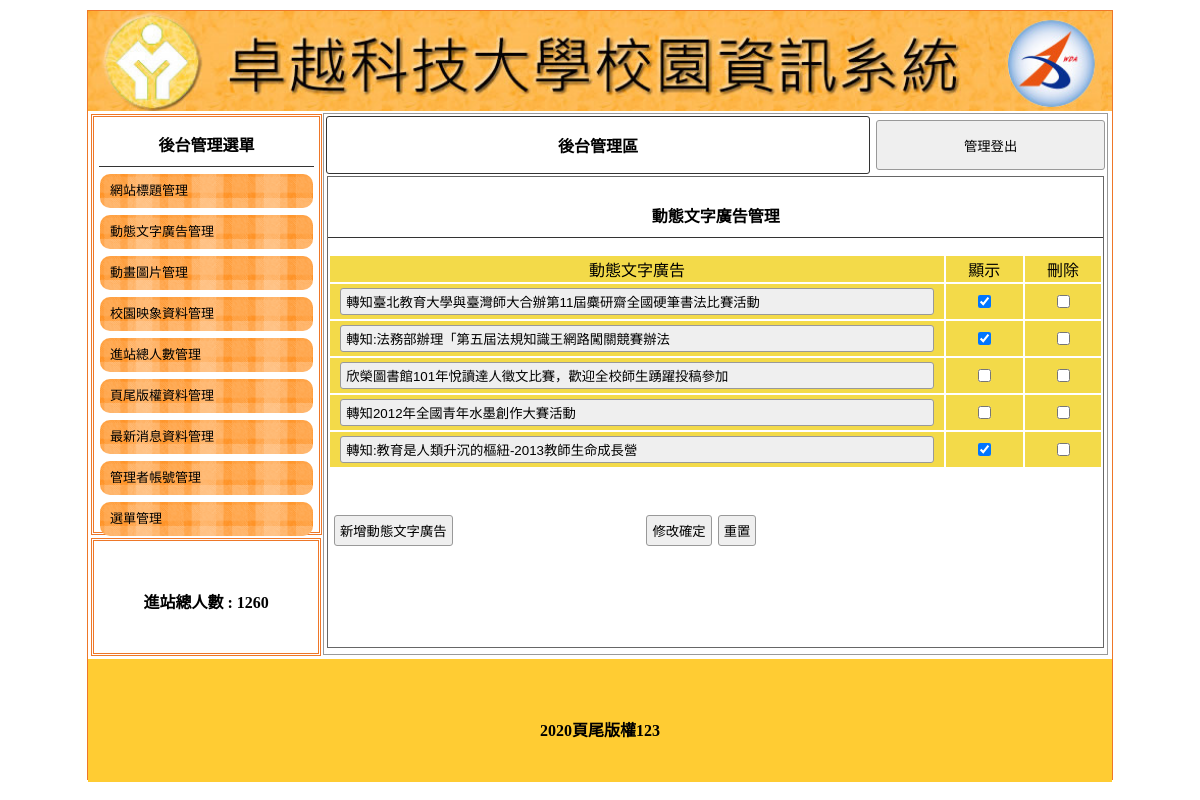
Screenshot of /backend.php?do=ad with the database file from the repository.
### tables this page shows
CREATE TABLE `title` (
  `id` int(11) UNSIGNED NOT NULL,
  `text` text DEFAULT NULL,
  `img` text DEFAULT NULL,
  `sh` int(1) NOT NULL
);

CREATE TABLE `total` (
  `id` int(11) UNSIGNED NOT NULL,
  `total` int(11) UNSIGNED NOT NULL
);

CREATE TABLE `ad` (
  `id` int(11) UNSIGNED NOT NULL,
  `text` text DEFAULT NULL,
  `img` text DEFAULT NULL,
  `sh` int(1) NOT NULL
);

CREATE TABLE `bottom` (
  `id` int(11) UNSIGNED NOT NULL,
  `bottom` text NOT NULL
);

### base.php (called while the page is built, shortened)
<?php
$tstr = [
    'title' => "網站標題管理",
    'ad' => "動態文字廣告管理",
    'mvim' => "動畫圖片管理",
    'image' => "校園映像資料管理",
    'total' => "進站人數管理",
    'bottom' => "頁尾版權資料管理",
    'news' => "最新消息資料管理",
    'admin' => "管理者帳號管理",
    'menu' => "選單管理",
];
$addstr = [
    'title' => "新增網站標題圖片",
    'ad' => "新增動態文字廣告",
    'mvim' => "新增動畫圖片",
    'image' => "新增校園映像圖片",
    'total' => "新增進站人數",
    'bottom' => "新增頁尾版權文字",
    'news' => "新增最新消息",
    'admin' => "新增管理者帳號",
    'menu' => "新增主選單",
];
class DB
{
    private $dsn = "mysql:host=localhost;dbname=db21;charset=utf8";
    private $table;
    private $pw = "";
    private $user = "root";
    private $pdo;
    public function __construct($table)
    {
        $this->table = $table;
        $this->pdo = new PDO($this->dsn, $this->user, $this->pw);
    }
    function all(...$arg)
    {
        $sql = "select * from $this->table ";
        return $this->pdo->query($sql)->fetchAll();
    }
    function find($arg)
    {
        $sql = "select * from $this->table ";
        if (is_array($arg)) {
            foreach ($arg as $key => $value) {
                $tmp[] = sprintf("`%s`='%s'", $key, $value);
            }
            $sql .= " where " . implode(" && ", $tmp);
        } else {
            $sql .= " where `id`='$arg'";
        }
        return $this->pdo->query($sql)->fetch(PDO::FETCH_ASSOC);
    }
    function save($arg)
    {
        if (!empty($arg['id'])) {
            foreach ($arg as $key => $value) {
                $tmp[] = sprintf("`%s`='%s'", $key, $value);
            }
            $sql = "update $this->table set " . implode(" , ", $tmp) . " where `id`='{$arg['id']}'";
        } else {
            $sql = "insert into $this->table (`" . implode("`,`", array_keys($arg)) . "`) values('" . implode("','", $arg) . "')";
        }
        return $this->pdo->exec($sql);
    }
}
$Title = new DB("title");
$Ad = new DB("ad");
$Bottom = new DB("bottom");
$Total = new DB("total");

### backend/ad.php (the view, shortened to what this page needs)
<div style="width:99%; height:87%; margin:auto; overflow:auto; border:#666 1px solid;">
    <p class="t cent botli"><?= $tstr[$do]; ?></p>
    <form method="post" action="./api/edit.php">
        <table width="100%">
            <tbody>
                <tr class="yel">
                    <td width="80%">動態文字廣告</td>
                    <td width="10%">顯示</td>
                    <td width="10%">刪除</td>
                </tr>
                <?php
                $rows = $Ad->all();
                foreach ($rows as $row) {
                ?>
                    <tr class="yel">
                        <td>
                            <input type="text" name="text[]" value="<?=$row['text'];?>" style="width:95%;">
                        </td>
                        <td>
                            <input type="checkbox" name="sh[]" value="<?=$row['id'];?>" <?=($row['sh']==1?"checked":"")?>>
                        </td>
                        <td>
                        <input type="checkbox" name="del[]" value="<?=$row['id'];?>">
                        </td>
                    </tr>
                <?php
                }
                ?>
            </tbody>
        </table>
        <table style="margin-top:40px; width:70%;">
            <tbody>
                <tr>
                    <td width="200px"><input type="button" onclick="op('#cover','#cvr','./modal/<?=$do;?>.php?table=<?=$do;?>')" value="<?=$addstr[$do];?>"></td>
                    <td class="cent"><input type="submit" value="修改確定"><input type="reset" value="重置">
                    </td>
                </tr>
            </tbody>
        </table>
    </form>
</div>

### backend.php (shortened to what this page needs)
<?php
include_once "base.php";
?>
<!DOCTYPE html PUBLIC "-//W3C//DTD XHTML 1.0 Transitional//EN" "http://www.w3.org/TR/xhtml1/DTD/xhtml1-transitional.dtd">
<html xmlns="http://www.w3.org/1999/xhtml">
<head>
	<link href="css/css.css" rel="stylesheet" type="text/css">
</head>
<body>
	<div id="main">
		<a title="<?=$Title->find(['sh'=>1])['text'];?>" href="index.php">
			<div class="ti" style="background:url('img/<?=$Title->find(['sh'=>1])['img'];?>'); background-size:cover;"></div>
		</a>
		<div id="ms">
			<div id="lf" style="float:left;">
				<div id="menuput" class="dbor">
					<span class="t botli">後台管理選單</span>
					<a style="color:#000; font-size:13px; text-decoration:none;" href="?do=title">
						<div class="mainmu">
							網站標題管理 </div>
					</a>
					<a style="color:#000; font-size:13px; text-decoration:none;" href="?do=ad">
						<div class="mainmu">
							動態文字廣告管理 </div>
					</a>
					<a style="color:#000; font-size:13px; text-decoration:none;" href="?do=mvim">
						<div class="mainmu">
							動畫圖片管理 </div>
					</a>
					<a style="color:#000; font-size:13px; text-decoration:none;" href="?do=image">
						<div class="mainmu">
							校園映象資料管理 </div>
					</a>
					<a style="color:#000; font-size:13px; text-decoration:none;" href="?do=total">
						<div class="mainmu">
							進站總人數管理 </div>
					</a>
					<a style="color:#000; font-size:13px; text-decoration:none;" href="?do=bottom">
						<div class="mainmu">
							頁尾版權資料管理 </div>
					</a>
					<a style="color:#000; font-size:13px; text-decoration:none;" href="?do=news">
						<div class="mainmu">
							最新消息資料管理 </div>
					</a>
					<a style="color:#000; font-size:13px; text-decoration:none;" href="?do=admin">
						<div class="mainmu">
							管理者帳號管理 </div>
					</a>
					<a style="color:#000; font-size:13px; text-decoration:none;" href="?do=menu">
						<div class="mainmu">
							選單管理 </div>
					</a>
				</div>
				<div class="dbor" style="margin:3px; width:95%; height:20%; line-height:100px;">
					<span class="t">進站總人數 : <?=$Total->find(1)['total'];?> </span>
				</div>
			</div>
			<div class="di" style="height:540px; border:#999 1px solid; width:76.5%; margin:2px 0px 0px 0px; float:left; position:relative; left:20px;">
				<table width="100%">
					<tbody>
						<tr>
							<td style="width:70%;font-weight:800; border:#333 1px solid; border-radius:3px;" class="cent"><a href="?do=admin" style="color:#000; text-decoration:none;">後台管理區</a></td>
							<td><button onclick="lo('api/logout.php')" style="width:99%; margin-right:2px; height:50px;">管理登出</button></td>
						</tr>
					</tbody>
				</table>
				<?php
				$do=(isset($_GET['do']))?$_GET['do']:'title';
                $file="./backend/".$do.".php";
                if(file_exists($file)){
                    include $file;
                }else{
                    include "./backend/title.php";
                }
				?>
			</div>
		</div>
		<div style="width:1024px; left:0px; position:relative; background:#FC3; margin-top:4px; height:123px; display:block;">
			<span class="t" style="line-height:123px;"><?=$Bottom->find(1)['bottom'];?></span>
		</div>
	</div>
</body>
</html>

### css/css.css (style rules this page uses)
body { padding:0px; margin:0px; }
#main { width:1024px; height:768px; margin:10px auto 10px auto; border:#EE7728 1px solid; position:relative; }
.ti { width:100%; height:100px; position:relative; background-size:cover; background-repeat:no-repeat; }
.dbor { border:#EE7728 double 3px; margin:1px; padding:2px 10px 2px 10px; }
.t { font-weight:800; display:block; text-align:center; padding:10px 1px 10px 1px; }
.botli { border-bottom:#333 1px solid; }
.mainmu { position:relative; border-radius:10px; background:url(../icon/menu.fw.png) center no-repeat; background-size:cover; line-height:30px; padding:2px 10px 2px 10px; margin:7px 1px 7px 1px; }
#lf { height:540px; width:21%; display:inline-block; }
#menuput { width:100%; height:75%; position:relative; padding:5px; display:block; margin: 3px; }
.di { display:inline-block; }
.cent { text-align:center; }
input,button { border:#999 1px solid; border-radius:3px; background:#EFEFEF; padding:5px; margin:3px; }
input[type=text],input[type=password] { width:150px; }
.yel td { background:#F3DA49; text-align:center; }

### rows the page displays
title: img (picture)
total: total "1260"
ad: text "轉知臺北教育大學與臺灣師大合辦第11屆麋研齋全國硬筆書法比賽活動", sh "☑"
ad: text "轉知:法務部辦理「第五屆法規知識王網路闖關競賽辦法", sh "☑"
ad: text "欣榮圖書館101年悅讀達人徵文比賽，歡迎全校師生踴躍投稿參加"
ad: text "轉知2012年全國青年水墨創作大賽活動"
ad: text "轉知:教育是人類升沉的樞紐-2013教師生命成長營", sh "☑"
bottom: bottom "2020頁尾版權123"

### other values shown
$tstr[$do] "動態文字廣告管理"
